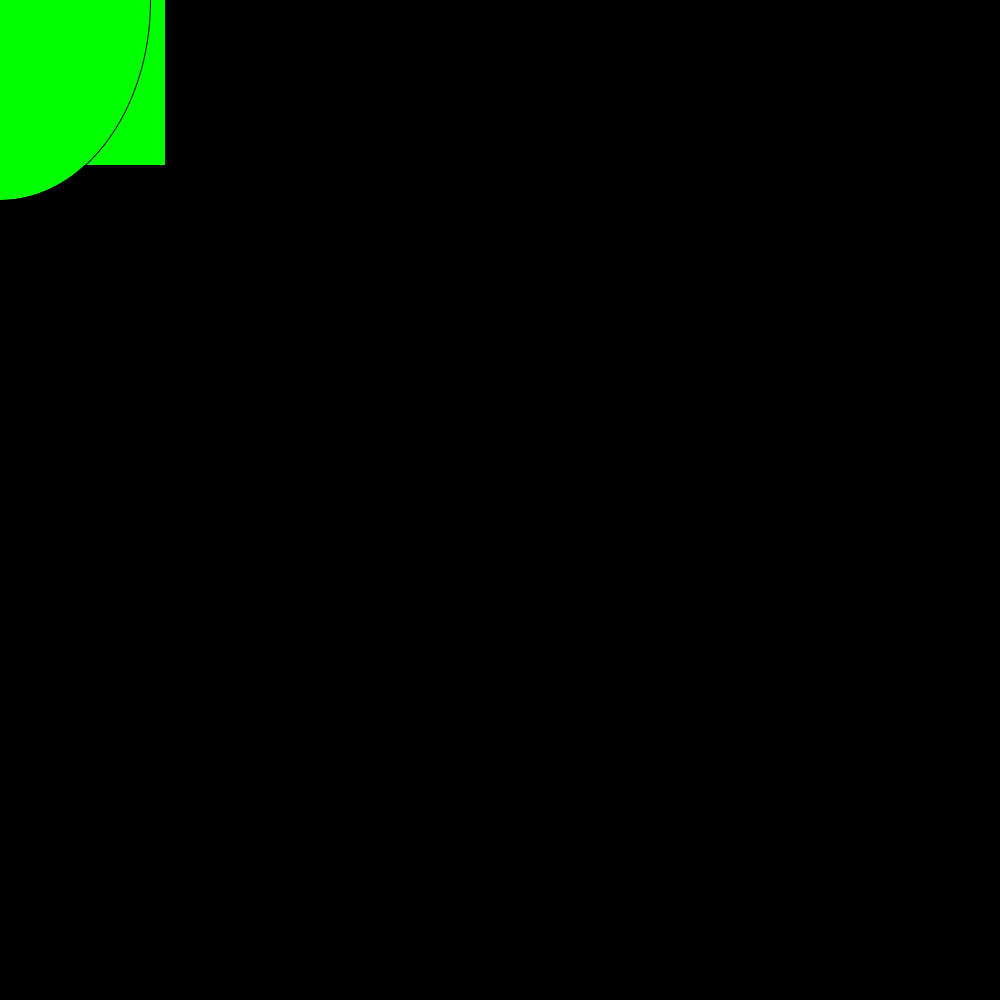
Frame 1 (no input)
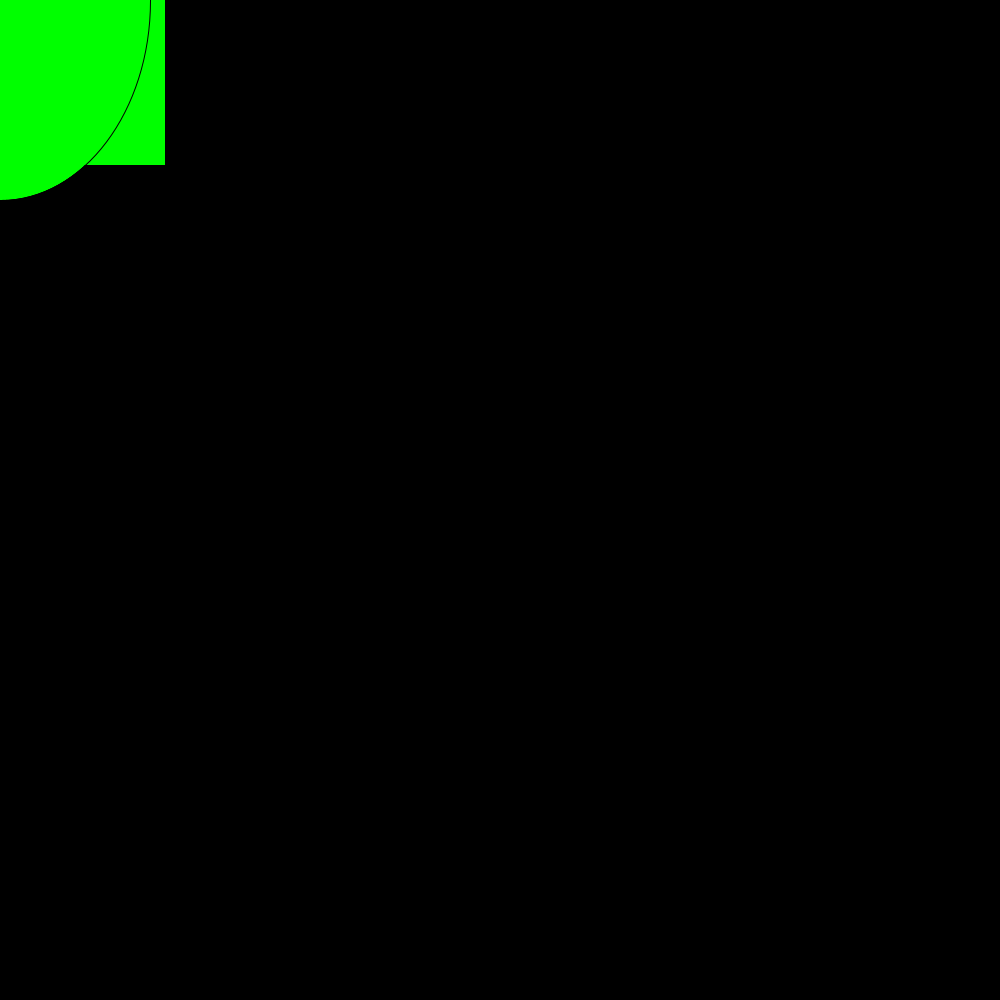
Frame 60 (the mouse pressed at the canvas centre just before this capture)
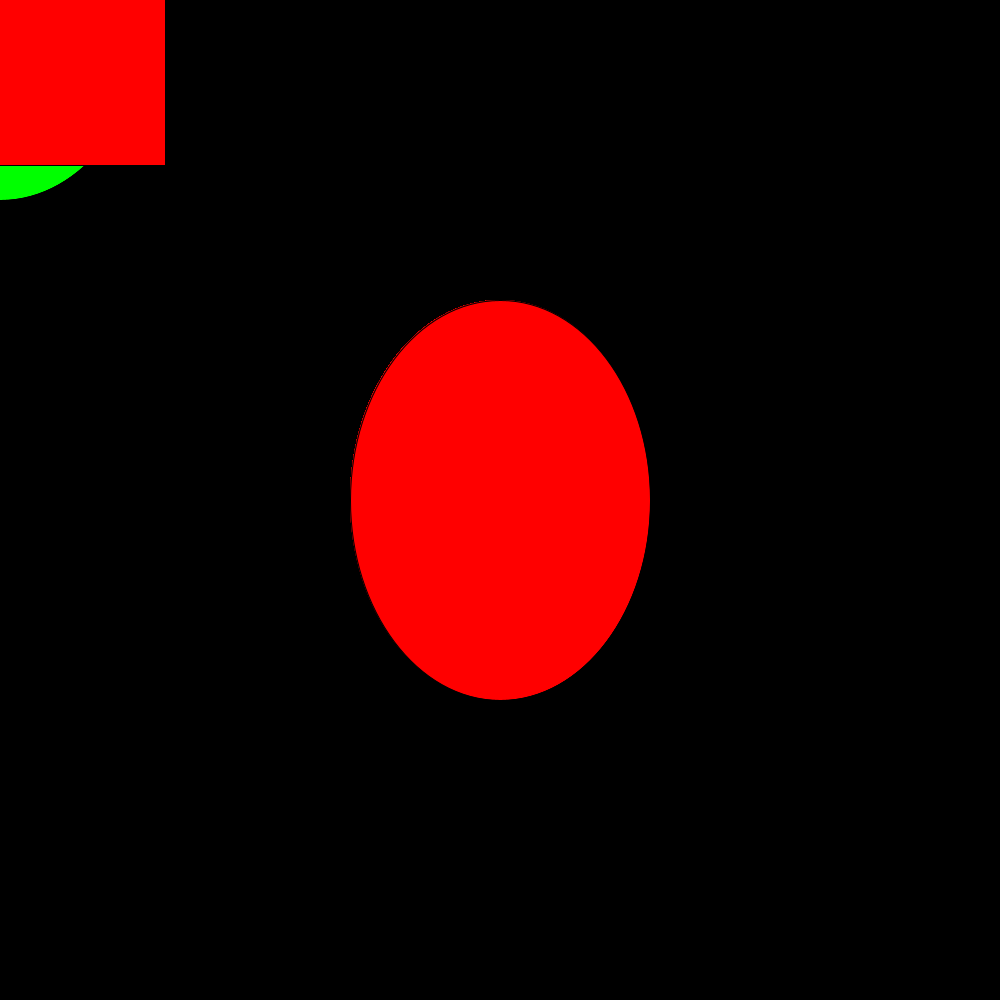
Frame 120 (the mouse held since frame 60 and released just before this capture)

The Processing sketch that drew these frames (run headless with seeded random() and noise(); from frame 60 on, the mouse is pressed at the canvas centre):

// Processing sketch: Color_Square
// ── Color_Square.pde
void setup (){
  size (1000,1000);
  background (0,0,0);
}
void draw(){
  rectMode(RADIUS);
 fill(100);
 
 if (mousePressed){
   fill (255,0,0);
   println(mouseX);
}
   else {
     fill (0,255,0);
   }
 rect(75,75,90,90);
 ellipse (mouseX,mouseY,300,400);
 fill (150,50,55);
}
